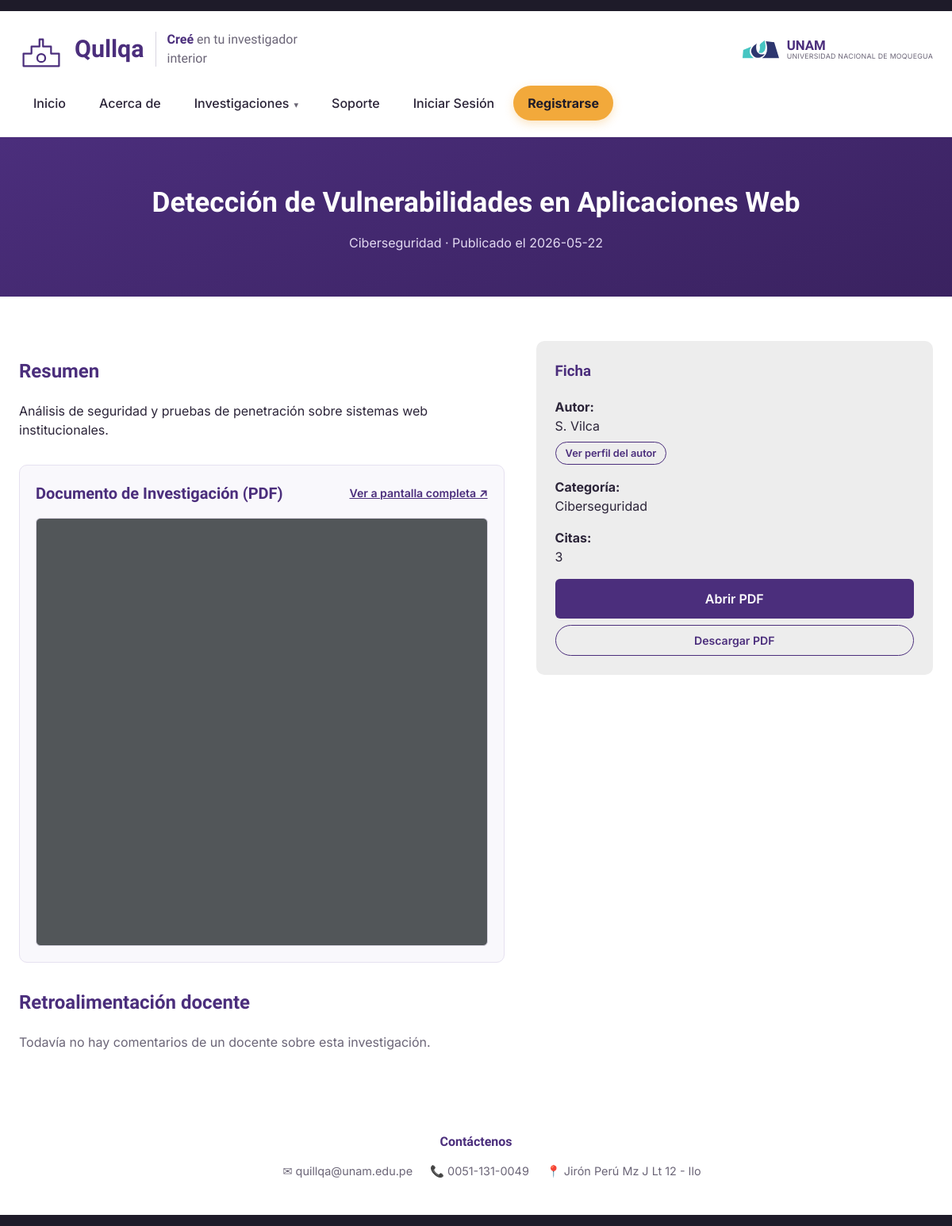
/detalle.php?id=8, run on the app's committed database.
### tables this page shows
CREATE TABLE investigaciones (
    id                 INT AUTO_INCREMENT PRIMARY KEY,
    titulo             VARCHAR(150) NOT NULL,
    descripcion        TEXT NOT NULL,
    categoria_id       INT NOT NULL,
    usuario_id         INT NOT NULL,
    citas              INT NOT NULL DEFAULT 0,
    archivo_pdf        VARCHAR(255) NULL,
    fecha_publicacion  DATE NOT NULL DEFAULT (CURRENT_DATE),
    CONSTRAINT fk_investigaciones_categoria
        FOREIGN KEY (categoria_id) REFERENCES categorias(id),
    CONSTRAINT fk_investigaciones_usuario
        FOREIGN KEY (usuario_id) REFERENCES usuarios(id)
);

### data/investigaciones.php (called while the page is built, shortened)
<?php
function obtenerCategorias(): array
{
    $conexion = obtenerConexion();
    $consulta = $conexion->query(
        'SELECT id, nombre, slug AS codigo FROM categorias'
    );
    $categoriasPorId = [];
    foreach ($consulta->fetchAll() as $fila) {
        $categoriasPorId[$fila['id']] = $fila['codigo'];
    }
    return $categoriasPorId;
}
function obtenerAutoresDe(int $investigacionId): array
{
    $conexion = obtenerConexion();
    $consulta = $conexion->prepare(
        'SELECT nombre_autor AS autor FROM autores WHERE investigacion_id = :id'
    );
    $consulta->execute(['id' => $investigacionId]);
    return array_column($consulta->fetchAll(), 'autor');
}
function etiquetaCategoria(string $categoria): string
{
    switch ($categoria) {
        case 'ciberseguridad':
            return 'Ciberseguridad';
    }
}
function listarAutores(array $autores): string
{
    if (count($autores) === 1) {
        return $autores[0];
    }
    $ultimo = array_pop($autores);
    return implode(', ', $autores) . ' y ' . $ultimo;
}

### includes/funciones.php (called while the page is built, shortened)
<?php
require_once __DIR__ . '/../data/investigaciones.php';
function obtenerInvestigacionPorId(int $id): ?array
{
    $conexion = obtenerConexion();
    $categoriasPorId = obtenerCategorias();
    $sentencia = $conexion->prepare(
        'SELECT id, titulo, descripcion, categoria_id, usuario_id, citas, archivo_pdf,
                fecha_publicacion AS publicado_el
         FROM investigaciones
         WHERE id = :id'
    );
    $sentencia->execute(['id' => $id]);
    $fila = $sentencia->fetch();
    return [
        'id'          => (int) $fila['id'],
        'titulo'      => $fila['titulo'],
        'desc'        => $fila['descripcion'],
        'categoria'   => $categoriasPorId[$fila['categoria_id']] ?? 'general',
        'citas'       => (int) $fila['citas'],
        'archivo_pdf' => $fila['archivo_pdf'],
        'usuario_id'  => (int) $fila['usuario_id'],
        'publicado_el'=> $fila['publicado_el'],
        'autores'     => obtenerAutoresDe($id),
    ];
}

### detalle.php (the view, shortened to what this page needs)
<?php
require_once __DIR__ . '/data/investigaciones.php';
require_once __DIR__ . '/includes/funciones.php';
$id = isset($_GET['id']) ? (int) $_GET['id'] : 0;
$investigacion = obtenerInvestigacionPorId($id);
require __DIR__ . '/includes/header.php';
$feedback = $investigacion ? obtenerFeedbackDe($investigacion['id']) : [];
?>
  <?php if (!$investigacion): ?>
    <section class="page-hero">
      <div class="container">
        <h1>Investigación no encontrada</h1>
        <p>Puede que el enlace esté roto o la investigación ya no exista.</p>
      </div>
    </section>
    <section class="content-section">
      <div class="container">
        <a class="filter-btn" href="investigaciones.php">← Volver al listado</a>
      </div>
    </section>
  <?php else: ?>
    <section class="page-hero">
      <div class="container">
        <h1><?php echo htmlspecialchars($investigacion['titulo']); ?></h1>
        <p><?php echo htmlspecialchars(etiquetaCategoria($investigacion['categoria'])); ?> · Publicado el <?php echo htmlspecialchars($investigacion['publicado_el']); ?></p>
      </div>
    </section>
    <section class="content-section">
      <div class="container two-col">
        <div>
          <h2>Resumen</h2>
          <p><?php echo nl2br(htmlspecialchars($investigacion['desc'])); ?></p>
          <?php if (!empty($investigacion['archivo_pdf'])): ?>
            <div class="pdf-viewer-section">
              <div class="pdf-viewer-header">
                <h2>Documento de Investigación (PDF)</h2>
                <a href="uploads/<?php echo htmlspecialchars($investigacion['archivo_pdf']); ?>" target="_blank" class="pdf-expand-link">Ver a pantalla completa ↗</a>
              </div>
              <div class="pdf-frame-container">
                <iframe src="uploads/<?php echo htmlspecialchars($investigacion['archivo_pdf']); ?>#toolbar=1" class="pdf-iframe" title="Visor PDF"></iframe>
              </div>
            </div>
          <?php endif; ?>
          <h2>Retroalimentación docente</h2>
          <?php if (empty($feedback)): ?>
            <p style="color:var(--color-text-light);">Todavía no hay comentarios de un docente sobre esta investigación.</p>
          <?php endif; ?>
        </div>
        <aside class="info-card">
          <h3>Ficha</h3>
          <p>
            <strong>Autor<?php echo count($investigacion['autores']) > 1 ? 'es' : ''; ?>:</strong><br>
            <?php echo htmlspecialchars(listarAutores($investigacion['autores'])); ?><br>
            <?php if (!empty($investigacion['usuario_id'])): ?>
              <a href="perfil.php?id=<?php echo $investigacion['usuario_id']; ?>" class="filter-btn" style="display:inline-block; margin-top:8px; font-size:0.8rem; padding:4px 12px;">
                Ver perfil del autor
              </a>
            <?php endif; ?>
          </p>
          <p><strong>Categoría:</strong><br><?php echo htmlspecialchars(etiquetaCategoria($investigacion['categoria'])); ?></p>
          <p><strong>Citas:</strong><br><?php echo $investigacion['citas']; ?></p>
          <?php if (!empty($investigacion['archivo_pdf'])): ?>
            <div class="pdf-sidebar-actions">
              <a href="uploads/<?php echo htmlspecialchars($investigacion['archivo_pdf']); ?>" target="_blank" class="form-submit btn-pdf-view">
                Abrir PDF
              </a>
              <a href="uploads/<?php echo htmlspecialchars($investigacion['archivo_pdf']); ?>" download class="filter-btn btn-pdf-download" style="display:block; text-align:center; margin-top:8px;">
                Descargar PDF
              </a>
            </div>
          <?php else: ?>
            <div class="no-pdf-badge" style="margin-top:14px; padding:10px; background:#F5F4F8; border-radius:6px; font-size:.85rem; color:var(--color-text-light); text-align:center;">
              Documento sin archivo PDF adjunto.
            </div>
          <?php endif; ?>
        </aside>
      </div>
    </section>
  <?php endif; ?>
<?php require __DIR__ . '/includes/footer.php'; ?>

### css/style.css (style rules this page uses)
:root { --color-dark: #1E1B29; --color-dark-soft: #2B2438; --color-purple: #4B2E7C; --color-purple-dark: #3A2260; --color-gold: #F2A93B; --color-gold-dark: #E08424; --color-text: #2B2438; --color-text-light: #6B6577; --color-pill: #EDEDED; --color-white: #FFFFFF; --font-heading: 'Sora', sans-serif; --font-body: 'Inter', sans-serif; --radius-sm: 6px; --radius-md: 10px; --radius-lg: 18px; --max-width: 1200px; }
* { box-sizing: border-box; }
html, body { margin: 0; padding: 0; }
body { font-family: var(--font-body); color: var(--color-text); background: var(--color-white); line-height: 1.5; }
a { text-decoration: none; color: inherit; }
.container { max-width: var(--max-width); margin: 0 auto; padding: 0 24px; }
.page-hero { background: linear-gradient(160deg, var(--color-purple) 0%, var(--color-purple-dark) 100%); padding: 56px 0; color: var(--color-white); text-align: center; }
.page-hero h1 { font-family: var(--font-heading); font-size: clamp(1.6rem, 3vw, 2.2rem); margin: 0 0 12px; }
.page-hero p { color: #E3DAF2; max-width: 560px; margin: 0 auto; }
.content-section { padding: 56px 0; }
.content-section h2 { font-family: var(--font-heading); color: var(--color-purple); font-size: 1.5rem; }
.two-col { display: grid; grid-template-columns: 1.1fr 0.9fr; gap: 40px; align-items: start; }
.info-card { background: var(--color-pill); border-radius: var(--radius-md); padding: 24px; }
.info-card h3 { font-family: var(--font-heading); color: var(--color-purple); margin-top: 0; }
.filter-btn { border: 1.5px solid var(--color-purple); background: transparent; color: var(--color-purple); padding: 8px 18px; border-radius: 999px; font-size: 0.88rem; font-weight: 600; transition: background 0.15s ease, color 0.15s ease; }
.form-submit { width: 100%; background: var(--color-purple); color: var(--color-white); border: none; padding: 13px; border-radius: var(--radius-sm); font-weight: 600; font-size: 1rem; transition: background 0.15s ease; }
.pdf-viewer-section { margin: 32px 0; background: #F9F8FC; border: 1px solid #E6E1F0; border-radius: var(--radius-md); padding: 20px; }
.pdf-viewer-header { display: flex; align-items: center; justify-content: space-between; margin-bottom: 16px; flex-wrap: wrap; gap: 10px; }
.pdf-viewer-header h2 { margin: 0; font-size: 1.25rem; }
.pdf-expand-link { color: var(--color-purple); font-weight: 600; font-size: 0.88rem; text-decoration: underline; }
.pdf-frame-container { width: 100%; height: 540px; border-radius: var(--radius-sm); overflow: hidden; border: 1px solid #DCD7E5; background: #525659; }
.pdf-iframe { width: 100%; height: 100%; border: none; }
.pdf-sidebar-actions .btn-pdf-view { display: block; text-align: center; margin-top: 14px; }

### data on the page
investigaciones: titulo "Detección de Vulnerabilidades en Aplicaciones Web", fecha_publicacion "2026-05-22", descripcion "Análisis de seguridad y pruebas de penetración sobre sistemas web institucionales.", citas "3"

### other printed values
etiquetaCategoria($investigacion['categoria']) "Ciberseguridad"
listarAutores($investigacion['autores']) "S. Vilca"
